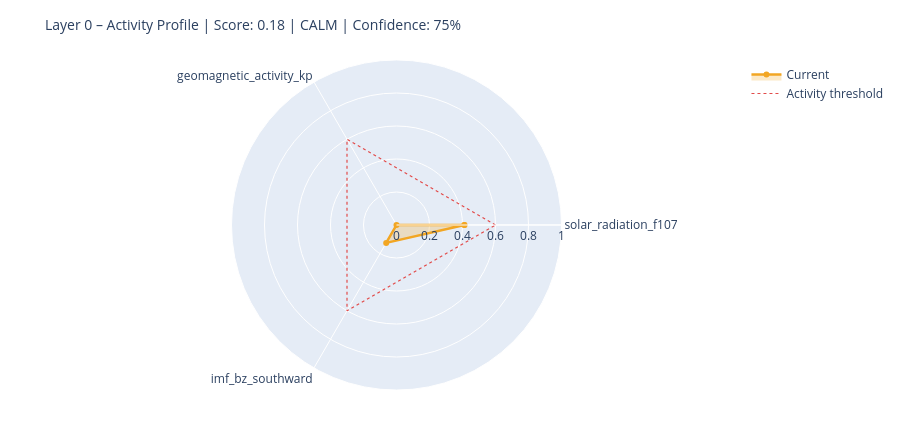

Here is the notebook cell this chart was saved with:
### Markdown cell above
---
## 6. State Assessment & Handoff to Layer 1

### Code cell
# ============================================================
# STEP 1 – Collect raw values with source modes
# Mode: 'primary' | 'fallback_3h' | 'last_valid' | 'missing'
# ============================================================

def safe_last(df, col):
    if df is None or col not in df.columns: return None
    s = df[col].dropna()
    return float(s.iloc[-1]) if not s.empty else None

f107_now = safe_last(df_f107, 'f10.7')
bz_now   = safe_last(df_mag,  'bz_gsm')
kp_now   = safe_last(df_kp,   'kp')
sw_now   = safe_last(df_sw,   'speed')

source_modes = {
    'F10.7':    'primary'  if f107_now is not None else 'missing',
    'Kp':       'primary'  if kp_now   is not None else 'missing',
    'IMF_Bz':   'primary'  if bz_now   is not None else 'missing',
    'SW_speed': 'primary'  if sw_now   is not None else 'missing',
}

# Kp Fallback – 3h endpoint
if kp_now is None:
    try:
        r = requests.get(
            'https://services.swpc.noaa.gov/json/noaa-planetary-k-index.json',
            timeout=10)
        r.raise_for_status()
        fb = pd.DataFrame(r.json())
        tc = next((c for c in fb.columns if 'time' in c.lower()), fb.columns[0])
        kc = next((c for c in fb.columns if 'kp' in c.lower() and c != tc), None)
        if kc:
            fb[kc] = fb[kc].astype(str).str.extract(r'([0-9]+(?:\.[0-9]*)?)')[0]
            fb[kc] = pd.to_numeric(fb[kc], errors='coerce')
            fb = fb[fb[kc] >= 0].dropna(subset=[kc])
            if not fb.empty:
                kp_now = float(fb[kc].iloc[-1])
                source_modes['Kp'] = 'fallback_3h'
                print(f'  Kp fallback (3h): {kp_now:.1f}')
    except Exception as e:
        print(f'  Kp fallback failed: {e}')

# Solar Wind Fallback – last valid value
if sw_now is None and df_sw is not None and 'speed' in df_sw.columns:
    s = df_sw['speed'].dropna()
    if not s.empty:
        sw_now = float(s.iloc[-1])
        source_modes['SW_speed'] = 'last_valid'
        print(f'  SW fallback (last_valid): {sw_now:.0f} km/s')

print()
print('Source modes:', source_modes)

# ============================================================
# STEP 2 – Score from available components only
# ============================================================

def norm(v, lo, hi):
    if v is None: return None
    return max(0.0, min(1.0, (v - lo) / (hi - lo)))

COMPONENTS = {
    'solar_radiation_f107':    (f107_now, norm(f107_now, 60, 250)),
    'geomagnetic_activity_kp': (kp_now,   norm(kp_now,   0,   9)),
    'imf_bz_southward':        (bz_now,   norm(-(bz_now or 0) if bz_now else None, -5, 30)
                                           if bz_now is not None else None),
    'solar_wind_speed':        (sw_now,   norm(sw_now, 300, 800)),
}

available   = {k: v[1] for k, v in COMPONENTS.items() if v[1] is not None}
unavailable = [k for k, v in COMPONENTS.items() if v[1] is None]

layer0_score = round(sum(available.values()) / len(available), 4) if available else None
confidence   = round(len(available) / len(COMPONENTS), 2)

level = ('unknown'  if layer0_score is None
         else 'calm'     if layer0_score < 0.3
         else 'moderate' if layer0_score < 0.6
         else 'active')

# ============================================================
# STEP 3 – Dominant Driver
# ============================================================

def dominant_driver(kp, f107, bz, sw):
    candidates = []
    if kp   is not None and kp   >= 4:   candidates.append(('geomagnetic',    kp / 9))
    if sw   is not None and sw   >= 500:  candidates.append(('solar_wind',     sw / 800))
    if bz   is not None and bz   <= -5:   candidates.append(('imf_southward',  abs(bz) / 30))
    if f107 is not None and f107 >= 150:  candidates.append(('solar_radiation',f107 / 250))
    return max(candidates, key=lambda x: x[1])[0] if candidates else 'none'

driver = dominant_driver(kp_now, f107_now, bz_now, sw_now)

# ============================================================
# STEP 4 – Downstream expectations
# ============================================================

def downstream_expectation(driver, score, kp, bz, f107):
    exp = {
        'magnetosphere':        'calm',
        'ionosphere':           'calm',
        'schumann_resonance':   'unchanged',
        'lithosphere_currents': 'low',
    }
    if driver == 'geomagnetic' or (kp and kp >= 5):
        exp['magnetosphere']        = 'compressed / storm'
        exp['ionosphere']           = 'elevated disturbance (TEC variability)'
        exp['schumann_resonance']   = 'elevated amplitude possible'
        exp['lithosphere_currents'] = 'elevated induction currents'
    elif driver == 'imf_southward' or (bz and bz <= -5):
        exp['magnetosphere']        = 'energy coupling active'
        exp['ionosphere']           = 'elevated electron density possible'
        exp['schumann_resonance']   = 'slight modulation possible'
    elif driver == 'solar_radiation' or (f107 and f107 >= 150):
        exp['ionosphere']           = 'elevated ionization (F-layer)'
        exp['schumann_resonance']   = 'slightly elevated background activity'
    return exp

downstream = downstream_expectation(driver, layer0_score, kp_now, bz_now, f107_now)

# ============================================================
# CONSOLE OUTPUT
# ============================================================

W = 58
print('=' * W)
print('LAYER 0 – STATE ASSESSMENT')
print('=' * W)
for name, (raw_v, score_v) in COMPONENTS.items():
    if score_v is not None:
        bar = '█' * int(score_v * 20) + '░' * (20 - int(score_v * 20))
        print(f'  {name:<35}  {bar}  {score_v:.2f}')
    else:
        print(f'  {name:<35}  {"─" * 20}  n/a')
print('-' * W)
print(f'  Score ({len(available)}/{len(COMPONENTS)} components):  {layer0_score:.3f}')
print(f'  Confidence:         {confidence:.0%}')
print(f'  Level:              {level.upper()}')
print(f'  Dominant Driver:    {driver}')

# Radar chart
cats = list(available.keys())
vals = list(available.values())
if len(cats) >= 3:
    fig = go.Figure()
    fig.add_trace(go.Scatterpolar(
        r=vals + [vals[0]], theta=cats + [cats[0]],
        fill='toself', fillcolor='rgba(242,166,35,0.25)',
        line=dict(color='#F2A623', width=2.5), name='Current'
    ))
    fig.add_trace(go.Scatterpolar(
        r=[0.6] * (len(cats) + 1), theta=cats + [cats[0]],
        line=dict(color='#E24B4A', dash='dot', width=1.2),
        mode='lines', name='Activity threshold'
    ))
    fig.update_layout(
        title=dict(text=f'Layer 0 – Activity Profile | Score: {layer0_score:.2f} | {level.upper()} | Confidence: {confidence:.0%}',
                   font=dict(size=14)),
        polar=dict(radialaxis=dict(visible=True, range=[0, 1])),
        height=430, showlegend=True,
        margin=dict(l=60, r=60, t=60, b=40)
    )
    fig.show()

### Figure 1 — Plotly figure (JSON) as saved in the notebook; plotly's stock layout.template omitted (floating-point values rounded to 4 significant figures)
{"data": [{"fill": "toself", "fillcolor": "rgba(242,166,35,0.25)", "line": {"color": "#F2A623", "width": 2.5}, "name": "Current", "r": [0.4116, 0.0, 0.1251, 0.4116], "theta": ["solar_radiation_f107", "geomagnetic_activity_kp", "imf_bz_southward", "solar_radiation_f107"], "type": "scatterpolar"}, {"line": {"color": "#E24B4A", "dash": "dot", "width": 1.2}, "mode": "lines", "name": "Activity threshold", "r": [0.6, 0.6, 0.6, 0.6], "theta": ["solar_radiation_f107", "geomagnetic_activity_kp", "imf_bz_southward", "solar_radiation_f107"], "type": "scatterpolar"}], "layout": {"height": 430, "margin": {"b": 40, "l": 60, "r": 60, "t": 60}, "polar": {"radialaxis": {"range": [0, 1], "visible": true}}, "showlegend": true, "title": {"font": {"size": 14}, "text": "Layer 0 – Activity Profile | Score: 0.18 | CALM | Confidence: 75%"}}}
